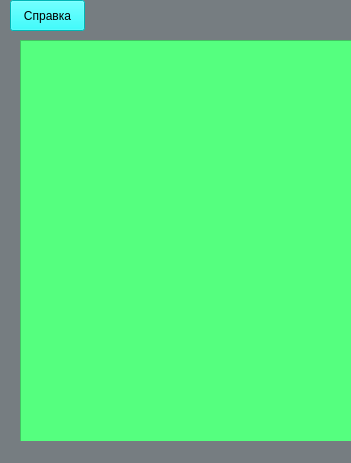
<?xml version="1.0" encoding="UTF-8"?>
<ui version="4.0">
 <class>MainWindow</class>
 <widget class="QMainWindow" name="MainWindow">
  <property name="geometry">
   <rect>
    <x>0</x>
    <y>0</y>
    <width>351</width>
    <height>463</height>
   </rect>
  </property>
  <property name="windowTitle">
   <string>MainWindow</string>
  </property>
  <property name="styleSheet">
   <string notr="true">background-color: rgb(118, 125, 129);</string>
  </property>
  <widget class="QWidget" name="centralwidget">
   <widget class="QLabel" name="label">
    <property name="geometry">
     <rect>
      <x>20</x>
      <y>60</y>
      <width>141</width>
      <height>31</height>
     </rect>
    </property>
    <property name="styleSheet">
     <string notr="true">background-color: rgb(255, 255, 127);
font: 12pt &quot;MS Shell Dlg 2&quot;;</string>
    </property>
    <property name="text">
     <string>Выбор валюты</string>
    </property>
   </widget>
   <widget class="QPushButton" name="pushButton">
    <property name="enabled">
     <bool>true</bool>
    </property>
    <property name="geometry">
     <rect>
      <x>20</x>
      <y>230</y>
      <width>241</width>
      <height>28</height>
     </rect>
    </property>
    <property name="styleSheet">
     <string notr="true">background-color: rgb(212, 212, 212);
font: 10pt &quot;MS Shell Dlg 2&quot;;
background-color: rgb(255, 0, 0);
border-color: rgb(255, 0, 0);</string>
    </property>
    <property name="text">
     <string>Отобразить информацию </string>
    </property>
   </widget>
   <widget class="QCheckBox" name="checkBox_USD">
    <property name="geometry">
     <rect>
      <x>30</x>
      <y>120</y>
      <width>141</width>
      <height>20</height>
     </rect>
    </property>
    <property name="cursor">
     <cursorShape>ArrowCursor</cursorShape>
    </property>
    <property name="styleSheet">
     <string notr="true">background-color: rgb(85, 170, 255);
font: 75 10pt &quot;MS Shell Dlg 2&quot;;</string>
    </property>
    <property name="text">
     <string>доллар </string>
    </property>
   </widget>
   <widget class="QCheckBox" name="checkBox_EURO">
    <property name="geometry">
     <rect>
      <x>30</x>
      <y>150</y>
      <width>131</width>
      <height>20</height>
     </rect>
    </property>
    <property name="styleSheet">
     <string notr="true">background-color: rgb(85, 170, 255);
font: 75 10pt &quot;MS Shell Dlg 2&quot;;</string>
    </property>
    <property name="text">
     <string>Евро</string>
    </property>
   </widget>
   <widget class="QCheckBox" name="checkBox_RUB">
    <property name="geometry">
     <rect>
      <x>30</x>
      <y>180</y>
      <width>171</width>
      <height>20</height>
     </rect>
    </property>
    <property name="styleSheet">
     <string notr="true">background-color: rgb(85, 170, 255);
font: 75 10pt &quot;MS Shell Dlg 2&quot;;</string>
    </property>
    <property name="text">
     <string>Российский рубль</string>
    </property>
   </widget>
   <widget class="QTextBrowser" name="textBrowser">
    <property name="geometry">
     <rect>
      <x>20</x>
      <y>40</y>
      <width>401</width>
      <height>691</height>
     </rect>
    </property>
    <property name="styleSheet">
     <string notr="true">font: 12pt &quot;MS Shell Dlg 2&quot;;
background-color: rgb(85, 255, 127);</string>
    </property>
   </widget>
   <widget class="QPushButton" name="pushButton_Exit">
    <property name="geometry">
     <rect>
      <x>160</x>
      <y>740</y>
      <width>141</width>
      <height>31</height>
     </rect>
    </property>
    <property name="styleSheet">
     <string notr="true">background-color: rgb(255, 255, 0);
background-color: rgb(204, 204, 204);
font: 12pt &quot;MS Shell Dlg 2&quot;;</string>
    </property>
    <property name="text">
     <string>Вернуться назад</string>
    </property>
   </widget>
   <widget class="QPushButton" name="pushButton_Help">
    <property name="geometry">
     <rect>
      <x>10</x>
      <y>0</y>
      <width>75</width>
      <height>31</height>
     </rect>
    </property>
    <property name="styleSheet">
     <string notr="true">background-color: rgb(0, 255, 255);
font: 11pt &quot;MS Shell Dlg 2&quot;;</string>
    </property>
    <property name="text">
     <string>Справка</string>
    </property>
   </widget>
  </widget>
  <widget class="QMenuBar" name="menubar">
   <property name="geometry">
    <rect>
     <x>0</x>
     <y>0</y>
     <width>351</width>
     <height>21</height>
    </rect>
   </property>
  </widget>
  <widget class="QStatusBar" name="statusbar"/>
 </widget>
 <resources/>
 <connections/>
</ui>
